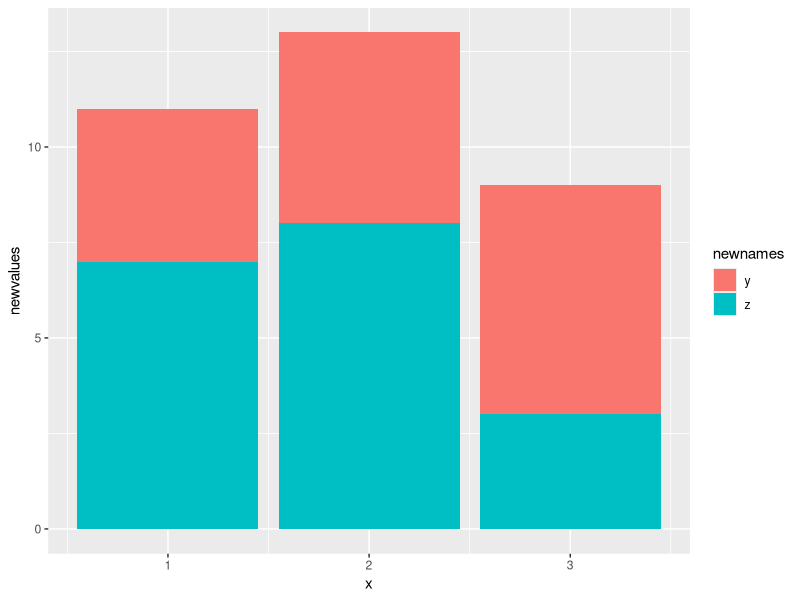
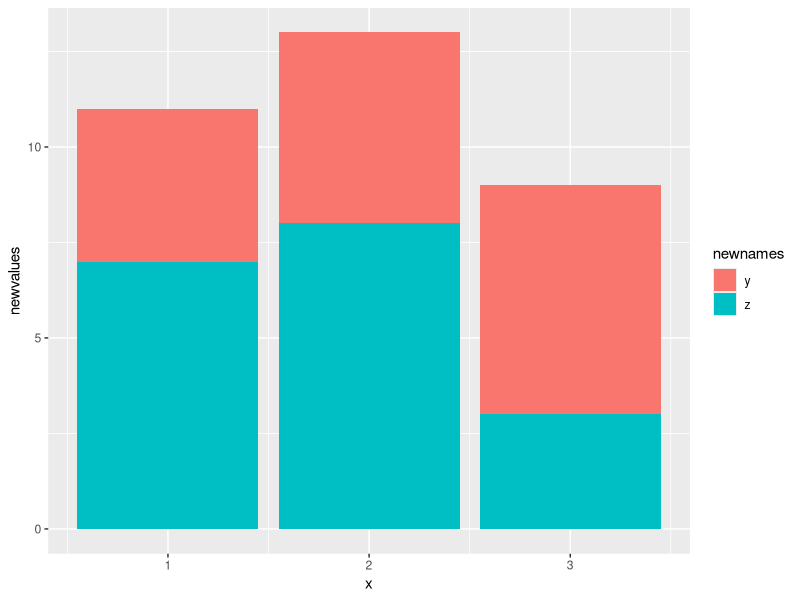
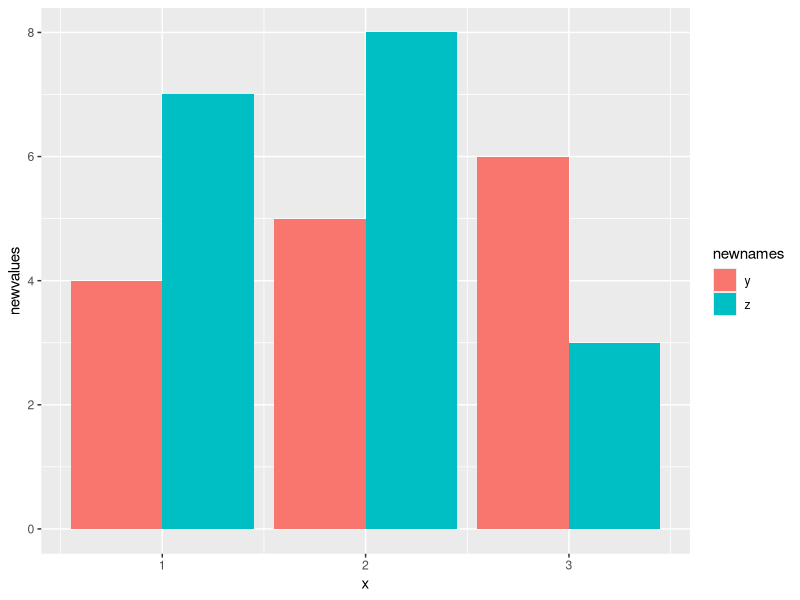
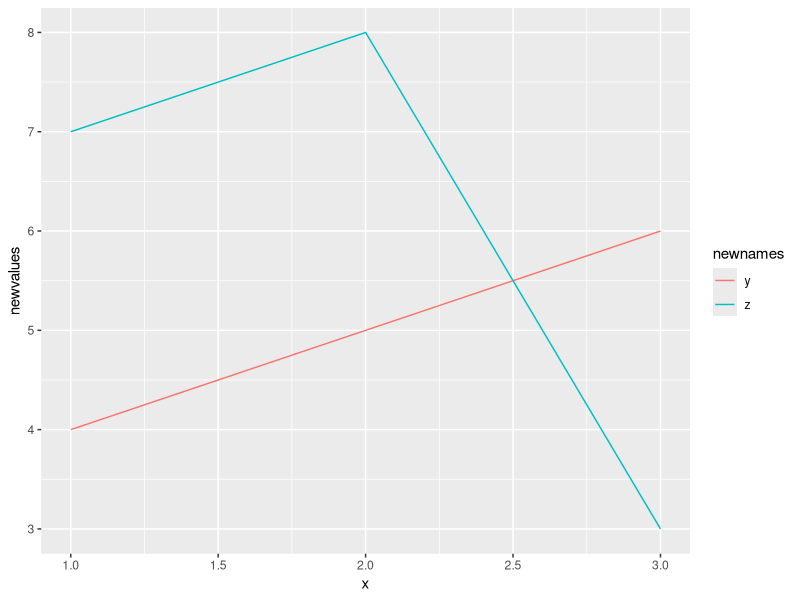

Here is the R script that generated these plots, in order:
## ---- chunk 1
#| echo: true
#| code-fold: true
#| code-summary: "Show the code"

library(ggplot2) # beautiful graphs

library(tidyr) # tidy data

## ---- chunk 2

x <- c(1, 2, 3) # independent variable

y <- c(4, 5, 6) # first outcome

z <- c(7, 8, 3) # second outcome

mydata <- tibble(x, y, z)

mydata # replay mydata

## ---- chunk 3

myReshapedData <- mydata %>% 
  pivot_longer(c(y, z), # values to pivot or reshape
               names_to = "newnames", # names will be
               values_to = "newvalues") # values will be

myReshapedData # replay myReshapedData

## ---- chunk 4

ggplot(myReshapedData, # data I am using
       aes(x = x, # x is newnames
           y = newvalues, # y is newvalues
           fill = newnames)) + # fill is newnames
  geom_bar(stat = "identity") # y is actual bar height

## ---- chunk 5

ggplot(myReshapedData, # data I am using
       aes(x = x, # x is newnames
           y = newvalues, # y is newvalues
           fill = newnames)) + # fill is newnames
  geom_col() # y is actual bar height

## ---- chunk 6

ggplot(myReshapedData, # data I am using
       aes(x = x, # x is newnames
           y = newvalues, # y is newvalues
           fill = newnames)) + # fill is newnames
  geom_bar(stat = "identity", # y is actual bar height
           position = position_dodge()) # unstack bars

## ---- chunk 7

ggplot(myReshapedData, # data I am using
       aes(x = x, # x is x
           y = newvalues, # y is value
           color = newnames, # color is key
           group = newnames)) + # line needs a group aesthetic
  geom_line()

